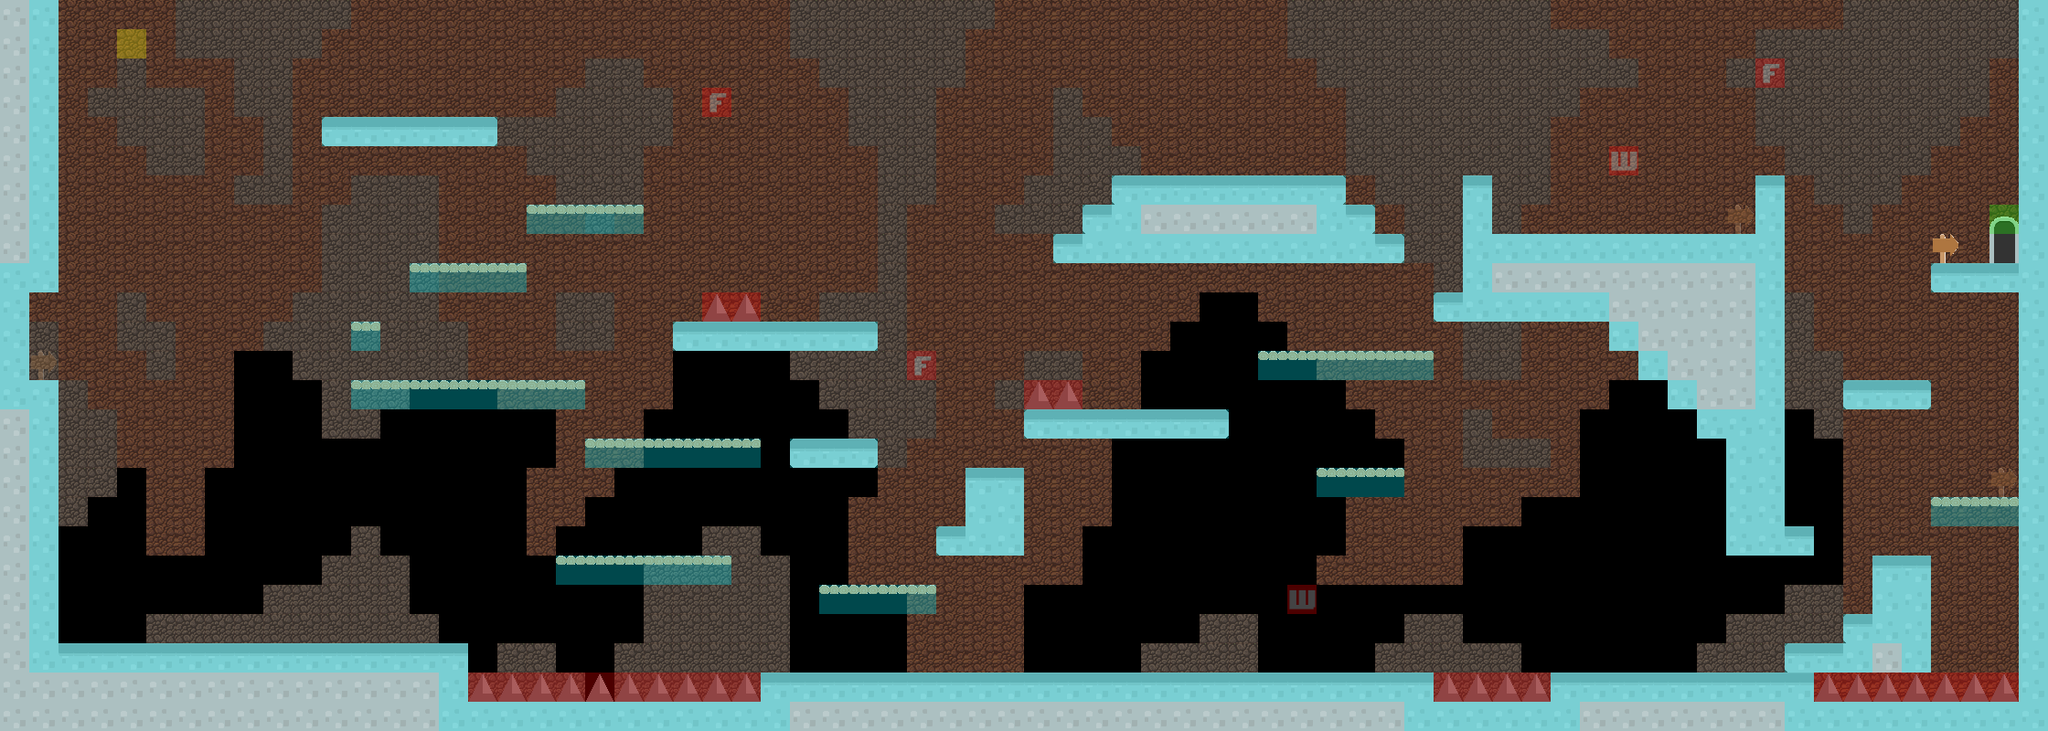

This is a level from a 2D game, rendered from its Tiled map with the project's own tilesets. A one-line summary and the map file follow, with tile-layer data summarised:
An orthogonal 70x25 tile map with 32x32 px tiles, 4 tile layers (parallax2, parallax1, map, logic), 2 tilesets.

<map version="1.0" orientation="orthogonal" renderorder="right-down" width="70" height="25" tilewidth="32" tileheight="32" nextobjectid="1">
 <tileset firstgid="1" name="map_textures" tilewidth="32" tileheight="32" spacing="1" tilecount="30" columns="5">
  <image source="map_textures.png" width="164" height="197" />
  <terraintypes>
   <terrain name="Flags" tile="-1" />
  </terraintypes>
  <tile id="11" terrain="0,0,0,0" />
  <tile id="12" terrain="0,0,0,0" />
  <tile id="13">
   <properties>
    <property name="exit" type="int" value="0" />
   </properties>
  </tile>
  <tile id="18">
   <properties>
    <property name="wall" type="int" value="1" />
   </properties>
  </tile>
  <tile id="24" terrain="0,0,0,0" />
 </tileset>
 <tileset firstgid="31" name="parallax_textures" tilewidth="32" tileheight="32" tilecount="6" columns="3">
  <image source="parallax_textures.png" width="96" height="64" />
 </tileset>
 <layer name="parallax2" width="70" height="25">
  <properties>
   <property name="logic" type="bool" value="false" />
  </properties>
  <data>[1750 cells, 1261 non-empty, 2 distinct tile ids]</data>
 </layer>
 <layer name="parallax1" width="70" height="25">
  <properties>
   <property name="logic" type="bool" value="false" />
  </properties>
  <data>[1750 cells, 831 non-empty, 1 distinct tile ids]</data>
 </layer>
 <layer name="map" width="70" height="25">
  <properties>
   <property name="logic" type="bool" value="false" />
  </properties>
  <data>[1750 cells, 415 non-empty, 9 distinct tile ids]</data>
 </layer>
 <layer name="logic" width="70" height="25" opacity="0.3">
  <properties>
   <property name="colliders" value="1" />
   <property name="logic" type="bool" value="true" />
  </properties>
  <data>[1750 cells, 316 non-empty, 7 distinct tile ids]</data>
 </layer>
</map>
